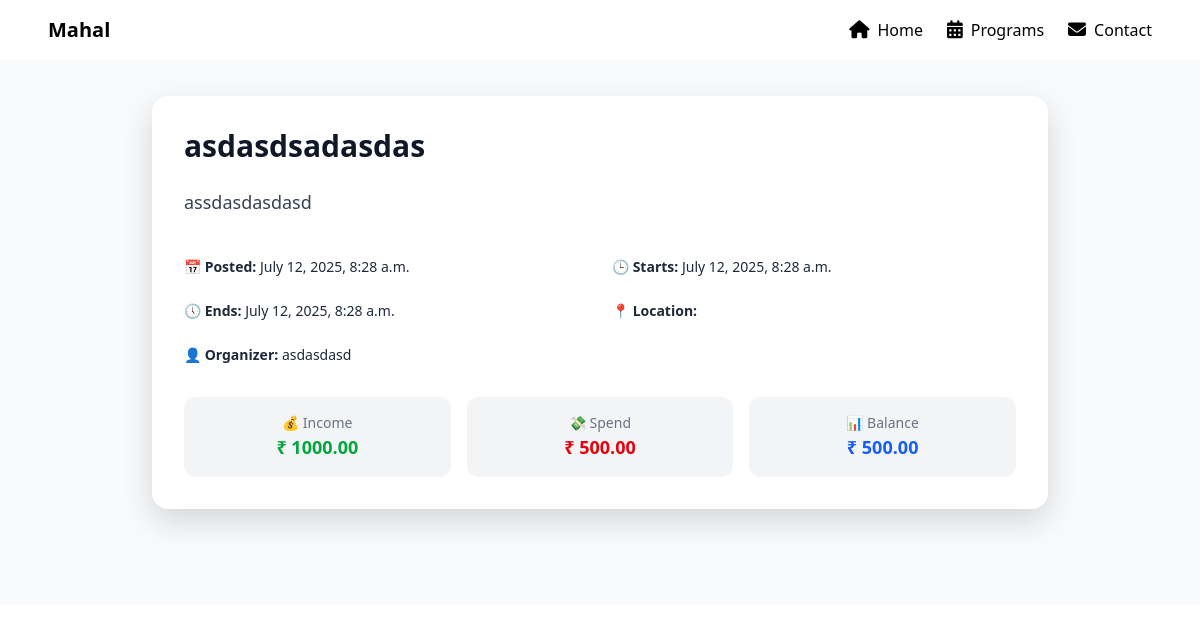
/programs/2/, run on the app's committed database.
### programs/models.py (models this page shows, shortened)
class Programs(models.Model):
    title = models.CharField(max_length=100)
    description = models.TextField(blank=True)
    date_posted = models.DateTimeField(auto_now_add=True)
    organizer = models.CharField(max_length=100)
    contact_number = models.CharField(max_length=15, blank=True)
    location = models.CharField(max_length=255, blank=True)
    start_time = models.DateTimeField()
    end_time = models.DateTimeField()
    income = models.DecimalField(max_digits=10, decimal_places=2, default=0)
    spend = models.DecimalField(max_digits=10, decimal_places=2, default=0)
    class Meta:
        ordering = ['-date_posted']
    @property
    def balance(self):
        return self.income - self.spend

### programs/views.py (the view)
# urls.py: path("<int:program_id>/", views.program_detail, name="program_detail"),
def program_detail(request, program_id):
    program = Programs.objects.get(id=program_id)
    context = {
        'transparent_nav': False,
        'program': program,
    }
    return render(request, 'programs/program_detail.html', context)

### programs/templates/programs/program_detail.html (shortened to what this page needs)
{% extends "main/layout.html" %}
{% block content %}
<div class="min-h-[100vh] bg-gray-50 px-4 py-24 flex justify-center">
   <div class="w-full max-w-4xl bg-white rounded-2xl shadow-[0_12px_32px_rgba(0,0,0,0.15)] p-8 flex flex-col">
     <div class="flex-1 space-y-6">
       <h1 class="text-3xl font-bold text-gray-900">{{ program.title }}</h1>
       {% if program.description %}
         <p class="text-lg text-gray-700 leading-relaxed">{{ program.description }}</p>
       {% endif %}
       <div class="grid grid-cols-1 sm:grid-cols-2 gap-6 pt-4 text-sm text-gray-800">
         <p><span class="font-semibold">📅 Posted:</span> {{ program.date_posted|date:"F d, Y, g:i a" }}</p>
         <p><span class="font-semibold">🕒 Starts:</span> {{ program.start_time|date:"F d, Y, g:i a" }}</p>
         <p><span class="font-semibold">🕔 Ends:</span> {{ program.end_time|date:"F d, Y, g:i a" }}</p>
         <p><span class="font-semibold">📍 Location:</span> {{ program.location }}</p>
         <p><span class="font-semibold">👤 Organizer:</span> {{ program.organizer }}</p>
       </div>
     </div>
     <div class="grid grid-cols-1 sm:grid-cols-3 gap-4 mt-8 text-center">
       <div class="bg-gray-100 rounded-xl py-4">
         <p class="text-gray-500 text-sm">💰 Income</p>
         <p class="text-green-600 font-semibold text-lg">₹ {{ program.income }}</p>
       </div>
       <div class="bg-gray-100 rounded-xl py-4">
         <p class="text-gray-500 text-sm">💸 Spend</p>
         <p class="text-red-600 font-semibold text-lg">₹ {{ program.spend }}</p>
       </div>
       <div class="bg-gray-100 rounded-xl py-4">
         <p class="text-gray-500 text-sm">📊 Balance</p>
         <p class="text-blue-600 font-semibold text-lg">₹ {{ program.balance }}</p>
       </div>
     </div>
   </div>
</div>
{% endblock %}

### data on the page
Programs: title "asdasdsadasdas", description "assdasdasdasd", date_posted "July 12, 2025, 8:28 a.m.", start_time "July 12, 2025, 8:28 a.m.", end_time "July 12, 2025, 8:28 a.m.", organizer "asdasdasd", income "1000.00", spend "500.00", balance "500.00"
